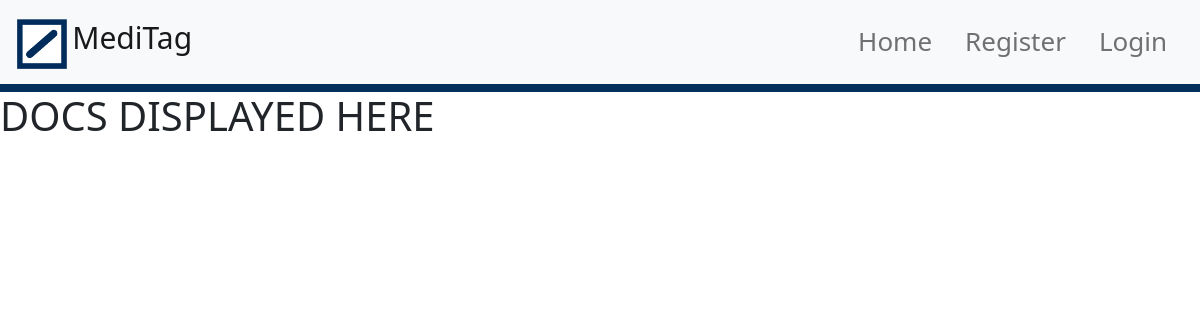
The app's page /view-docs/f70b9bb3-22cb-4164-9de0-d8ded4800c96, older data.
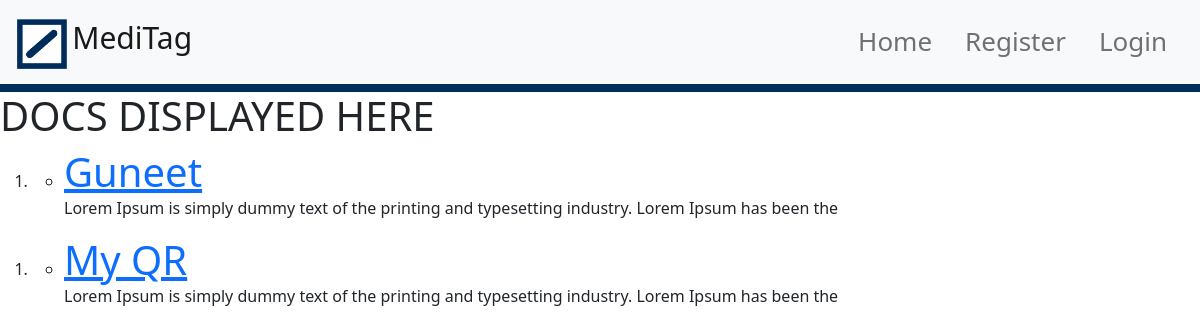
The same page, newer data.
### basic_qr/models.py (models this page shows, shortened)
class UploadDocument(models.Model):
    user = models.ForeignKey(User,related_name="documents",on_delete=models.CASCADE,null=True,blank=True)
    title = models.CharField(max_length=100,null=True)
    description = models.CharField(max_length=250,null=True)
    file = models.FileField(upload_to=user_directory_path)

### basic_qr/views.py (the view)
# urls.py: path('view-docs/<str:pk>',views.displayDocuments,name="display-documents"),
def displayDocuments(request,pk):
    allow= False
    info= UserProfile.objects.get(id=pk)
    if request.user.is_authenticated:
        check_info = UserProfile.objects.get(user=request.user)
        num = str(check_info.id)
        if str(check_info.id) == pk:
            allow= True
    docs = info.user.documents.all()
    return render(request,"basic_qr/display_documents.html",{'docs':docs,'allow':allow})

### templates/basic_qr/display_documents.html (shortened to what this page needs)
{% extends 'base.html' %}
{% block content %}
<h1>DOCS DISPLAYED HERE</h1>
    {% for doc in docs %}
    <ol>
      <li>
    <ul>
      <li>
        <h1 style="display: inline"><a href="{{doc.file.url}}">{{doc.title}}</a></h1>
        <p>{{doc.description}}</p>
      </li>
    </ul>
  </li>
</ol>
    {% endfor %}
{% endblock %}

### templates/base.html (shortened to what this page needs)
<!DOCTYPE html>
<html lang="en" dir="ltr">
  <head>
    <link href="https://cdn.jsdelivr.net/npm/bootstrap@5.1.0/dist/css/bootstrap.min.css" rel="stylesheet">
  </head>
  <body>
    <div>
    <nav class="navbar navbar-expand-lg navbar-light bg-light" style="border-bottom: 8px solid #00305B">
    <a class="navbar-brand" style="    padding: 7px;margin-left: 10px;" href="{% url 'basic_qr:landing' %}">
      {% load static %}
      <img src="{% static 'assets/logo.png' %}" style="height:50px; width:50px ;" alt="home" />
      <span style="font-size:30px">MediTag</span>
    </a>
    <div class="collapse navbar-collapse" id="navbarTogglerDemo01">
      <ul class="navbar-nav ms-auto pd-5" style="color:#00305B;font-size: 26px; margin-right: 25px;">
        {% if user.is_authenticated %}
        {% block header %}
        {% endblock %}
        <li class="nav-item" style="margin-left: 17px;">
          <a class="nav-link" href="{% url 'basic_qr:logout' %}">Logout</a>
        {% else %}
        <li class="nav-item" style="margin-left: 17px;">
          <a class="nav-link" href="{% url 'basic_qr:landing' %}">Home</a>
        </li>
        <li class="nav-item" style="margin-left: 17px;">
          <a class="nav-link" href="{% url 'basic_qr:register' %}">Register</a>
        </li>
        <li class="nav-item" style="margin-left: 17px;">
          <a class="nav-link" href="{% url 'basic_qr:login' %}">Login</a>
        </li>
        {% endif %}
      </ul>
    </div>
</nav>
  {% block content %}
  {% endblock %}
  </body>
</html>

Row changes from the older to the newer data that the page shows:
added UploadDocument: title "Guneet", description "Lorem Ipsum is simply dummy text of the printing and typesetting industry. Lorem Ipsum has been the"
added UploadDocument: title "My QR", description "Lorem Ipsum is simply dummy text of the printing and typesetting industry. Lorem Ipsum has been the"
